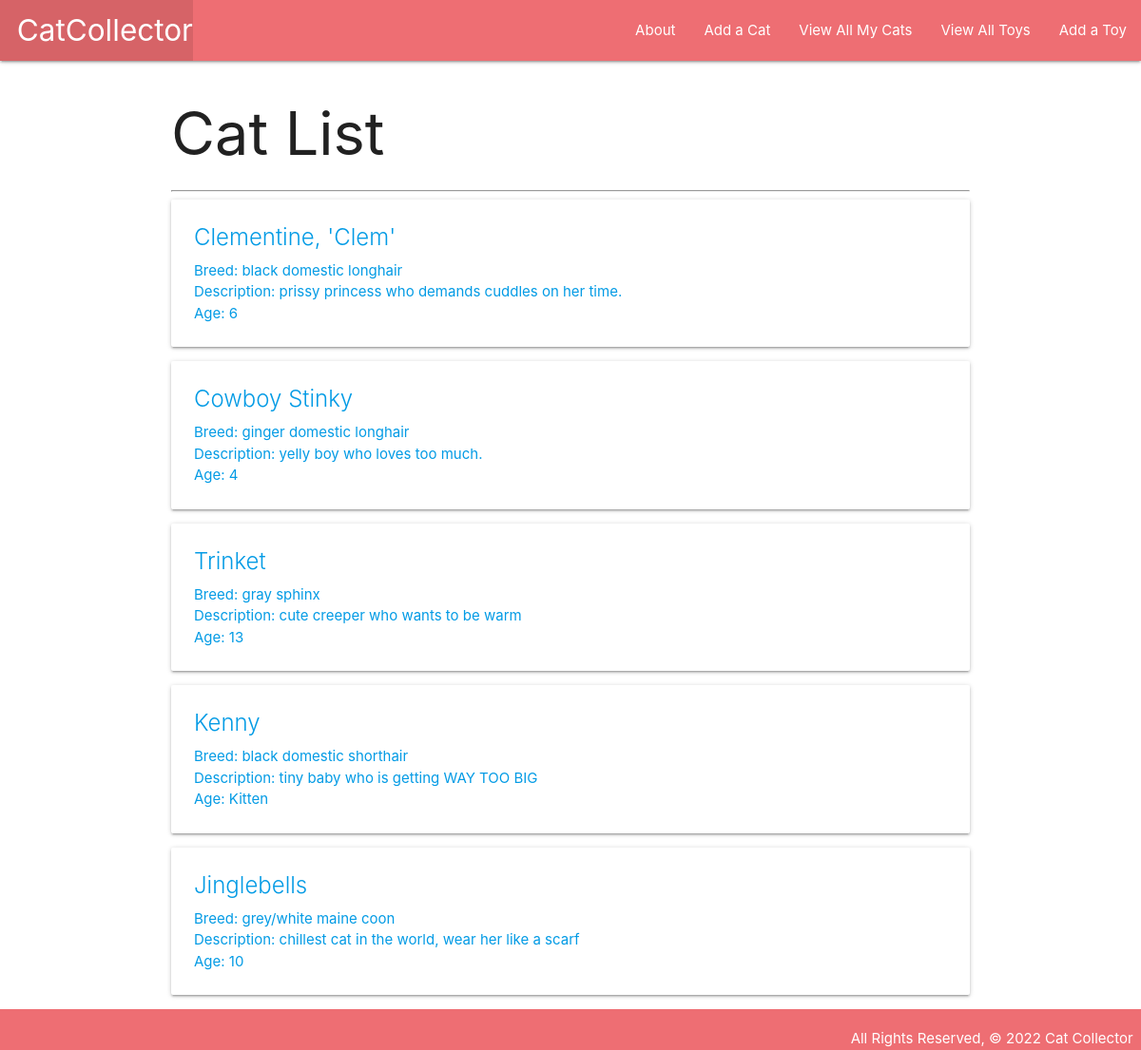
The app's page /cats/ with its own data.
### main_app/models.py (models this page shows, shortened)
class Cat(models.Model):
    name = models.CharField(max_length=100)
    breed = models.CharField(max_length=100)
    description = models.TextField(max_length=250)
    age = models.IntegerField()
    toys = models.ManyToManyField(Toy)

### main_app/views.py (the view)
# urls.py: path('cats/', views.cats_index, name='index'),
def cats_index(request):
    cats = Cat.objects.all()
    return render(request, 'cats/index.html', { 'cats': cats })

### main_app/templates/cats/index.html
{% extends 'base.html' %} {% block content %}
<h1>Cat List</h1>
<hr />
{% for cat in cats %}
<div class="card">
    <a href="{% url 'details' cat.id %}">
        <div class="card-content">
            <span class="card-title">{{ cat.name }}</span>
            <p>Breed: {{ cat.breed }}</p>
            <p>Description: {{ cat.description }}</p>
            {% if cat.age > 0 %}
            <p>Age: {{ cat.age }}</p>
            {% else %}
            <p>Age: Kitten</p>
            {% endif %}
        </div>
    </a>
</div>
{% endfor %} {% endblock %}

### main_app/static/css/styles.css (style rules this page uses)
* { box-sizing: border-box; margin: 0; }
body { min-height: 100vh; display: flex; flex-direction: column; }

### records on screen
Cat: name "Clementine, 'Clem'", breed "black domestic longhair", description "prissy princess who demands cuddles on her time.", age "6"
Cat: name "Cowboy Stinky", breed "ginger domestic longhair", description "yelly boy who loves too much.", age "4"
Cat: name "Trinket", breed "gray sphinx", description "cute creeper who wants to be warm", age "13"
Cat: name "Kenny", breed "black domestic shorthair", description "tiny baby who is getting WAY TOO BIG", age "Age: Kitten"
Cat: name "Jinglebells", breed "grey/white maine coon", description "chillest cat in the world, wear her like a scarf", age "10"
